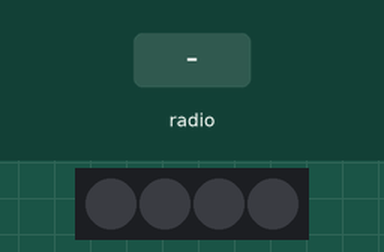
Recording of a program running on a simulated BBC micro:bit running MicroPython. On the bench: 4 RGB LEDs in strip order, left to right. Inputs (shaded band) come from the test bench. Dim RGB values are drawn brighter than linear.

Above: at 1.2 s.
1.3 s: radio message "run" arrives
At 4.11 s:
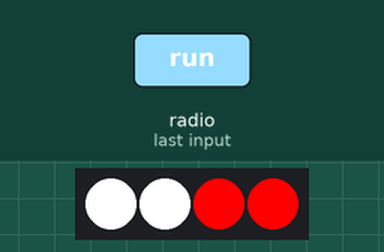
4.3 s: radio message "flash" arrives
At 5.5 s:
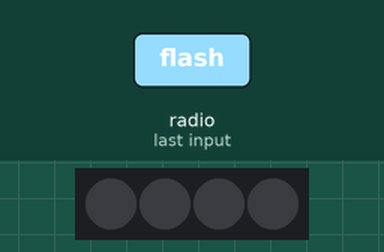
5.8 s: radio message "flow" arrives
At 5.96 s:
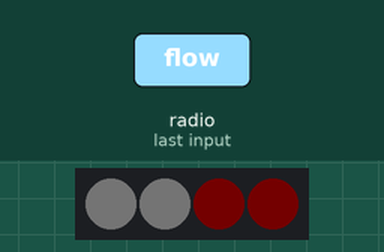
8.8 s: radio message "close" arrives
At 9.2 s:
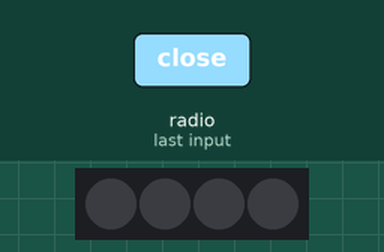
Timing chart, 0 to 11.3 s (numbered marks = the images above; inputs shaded):
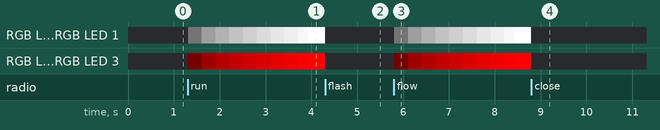

The program:

widthLight.py
```python
# 차폭등
import radio
from random import randint
from microbit import *
import neopixel

# Create the "flash" animation frames. Can you work out how it's done?
flash = [Image().invert()*(i/9) for i in range(9, -1, -1)]

# The radio won't work unless it's switched on.
radio.on()
np = neopixel.NeoPixel(pin0, 4)

# Event loop.
while True:
    # Read any incoming messages.
    incoming = radio.receive()
    if incoming == 'run':
        for num in range(0, 255):
            np[0] = (num, num, num)
            np[1] = (num, num, num)
            np[2] = (num, 0, 0)
            np[3] = (num, 0, 0)
            np.show()
            sleep(10)

    if incoming == 'flash':
        np[0] = (0, 0, 0)
        np[1] = (0, 0, 0)
        np[2] = (0, 0, 0)
        np[3] = (0, 0, 0)
        np.show()
        sleep(10)

    if incoming == 'flow':
        for num in range(0, 255):
            np[0] = (num, num, num)
            np[1] = (num, num, num)
            np[2] = (num, 0, 0)
            np[3] = (num, 0, 0)
            np.show()
            sleep(10)

    if incoming == 'stop':
        for num in range(0, 255):
            np[0] = (num, num, num)
            np[1] = (num, num, num)
            np[2] = (num, 0, 0)
            np[3] = (num, 0, 0)
            np.show()
            sleep(10)

    if incoming == 'auth':
        for num in range(0, 255):
            np[0] = (num, num, num)
            np[1] = (num, num, num)
            np[2] = (num, 0, 0)
            np[3] = (num, 0, 0)
            np.show()
            sleep(10)

    if incoming == 'close':
        np[0] = (0, 0, 0)
        np[1] = (0, 0, 0)
        np[2] = (0, 0, 0)
        np[3] = (0, 0, 0)
        np.show()
        sleep(10)
```

Measured:
- after the input at 1.3 s, RGB LED 0, RGB LED 1: off → RGB(1, 1, 1) at once, → RGB(30, 30, 30) 0.30 s later, → RGB(59, 59, 59) 0.30 s later, → RGB(88, 88, 88) 0.30 s later, … (10 changes in this stretch)
- after the input at 4.3 s, RGB LED 0, RGB LED 1: RGB(254, 254, 254) → off at once; RGB LED 2, RGB LED 3: RGB(254, 0, 0) → off at once
- after the input at 5.8 s, RGB LED 0, RGB LED 1: off → RGB(1, 1, 1) at once, → RGB(30, 30, 30) 0.30 s later, → RGB(59, 59, 59) 0.30 s later, → RGB(88, 88, 88) 0.30 s later, … (10 changes in this stretch)
- after the input at 8.8 s, RGB LED 0, RGB LED 1: RGB(254, 254, 254) → off at once; RGB LED 2, RGB LED 3: RGB(254, 0, 0) → off at once
